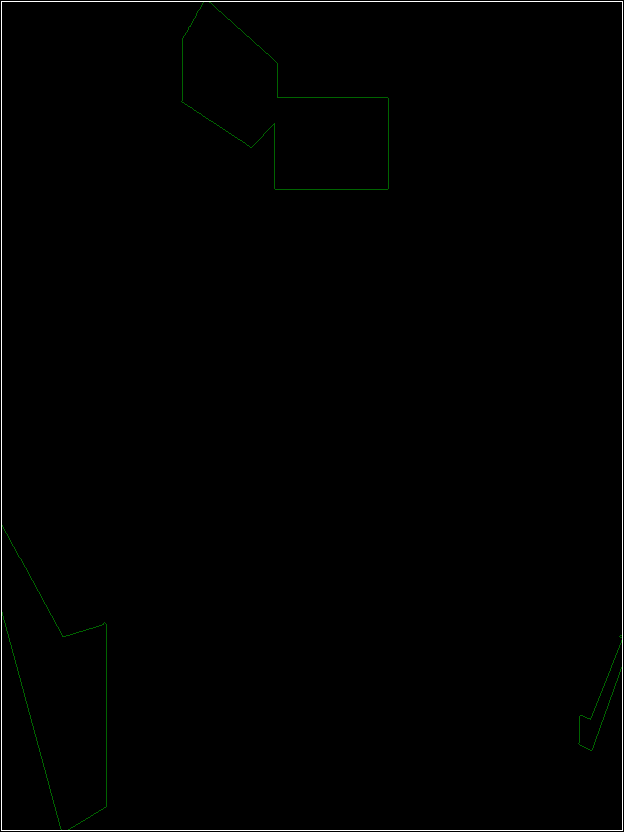
//> input picture findrect/rotatedRect.png, 624 x 832 px
$ ./findrect   (built with g++ and OpenCV 4)
//> lines starting //> are read from the running program, lines starting //| are printed output that depends on the picture; after the words box and inside, x2 and y2 are one past the last pixel; in counts of white or black regions, pixels touching at a corner belong together
#include <stdio.h>
#include <iostream>
#include "opencv2/core.hpp"
#include "opencv2/features2d/features2d.hpp"
#include "opencv2/highgui/highgui.hpp"
#include "opencv2/calib3d/calib3d.hpp"
#include "opencv2/nonfree/nonfree.hpp"

using namespace cv;


int main()
{
    cv::Mat input = cv::imread("../inputData/RotatedRect.png");
//> input is the input picture: 832 rows x 624 cols, CV_8UC3; mean B, G, R 1.4, 1.7, 1.4

    // convert to grayscale (you could load as grayscale instead)
    cv::Mat gray;
    cv::cvtColor(input,gray, CV_BGR2GRAY);

    // compute mask (you could use a simple threshold if the image is always as good as the one you provided)
    cv::Mat mask;
    cv::threshold(gray, mask, 0, 255, CV_THRESH_BINARY_INV | CV_THRESH_OTSU);
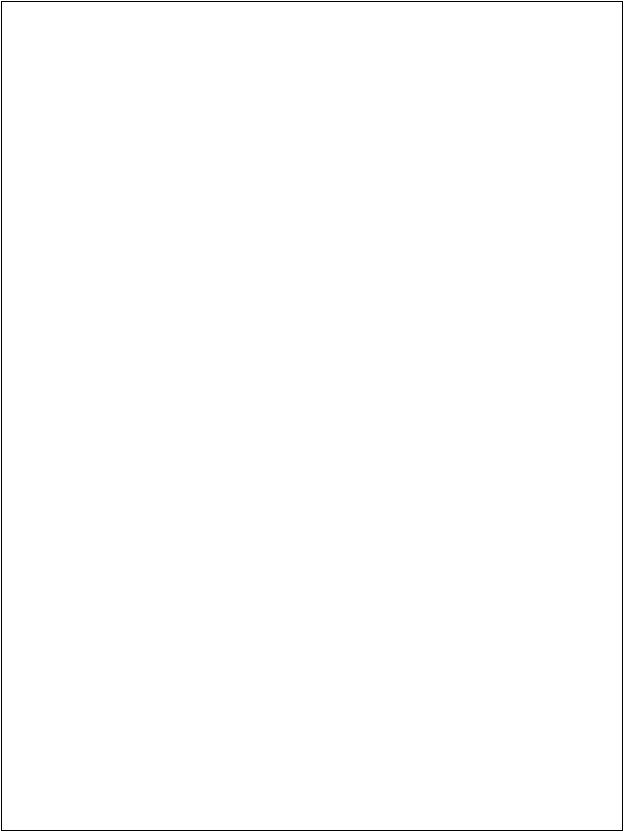
//> mask: 832 rows x 624 cols, CV_8UC1; 99.4% white; black in thin lines or dots

    // find contours (if always so easy to segment as your image, you could just add the black/rect pixels to a vector)
    std::vector<std::vector<cv::Point>> contours;
    std::vector<cv::Vec4i> hierarchy;
    cv::findContours(mask,contours, CV_RETR_EXTERNAL, CV_CHAIN_APPROX_SIMPLE);
//> contours = 1 contour; box (x1, y1, x2, y2) and area: (0, 0, 624, 832) 517713

    /// Draw contours and find biggest contour (if there are other contours in the image, we assume the biggest one is the desired rect)
    // drawing here is only for demonstration!
    int biggestContourIdx = -1;
    float biggestContourArea = 0;
    cv::Mat drawing = cv::Mat::zeros( mask.size(), CV_8UC3 );
    for( int i = 0; i< contours.size(); i++ )
    {
        cv::Scalar color = cv::Scalar(0, 100, 0);
        drawContours( drawing, contours, i, color, 1, 8, hierarchy, 0, cv::Point() );

        float ctArea= cv::contourArea(contours[i]);
        if(ctArea > biggestContourArea)
        {
            biggestContourArea = ctArea;
            biggestContourIdx = i;
        }
    }
//> this loop made 1 pass
//> (ctArea, biggestContourArea) on pass 1: (517713, 517713)
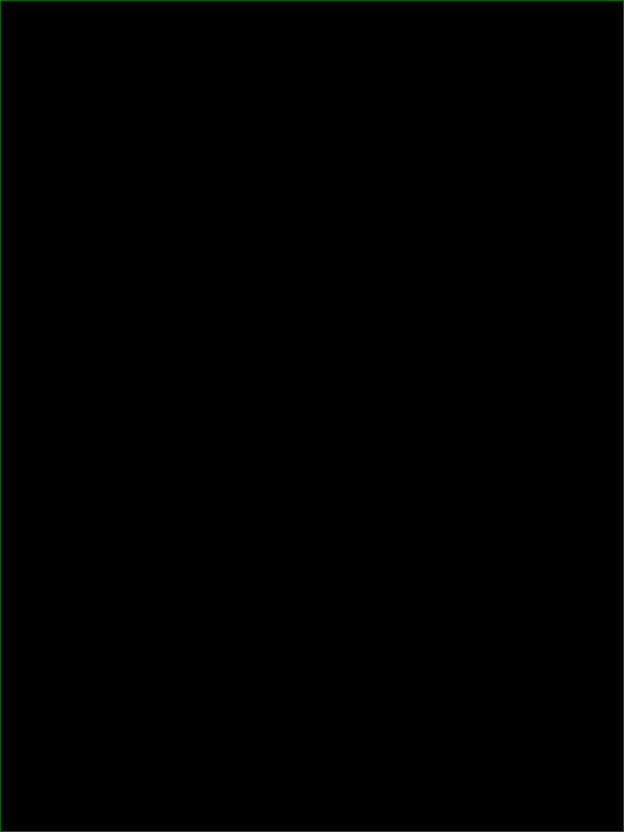
//> drawing: 832 rows x 624 cols, CV_8UC3; mean B, G, R 0, 0.6, 0
//> after the loop, biggestContourArea = 517713; biggestContourIdx = 0

    // if no contour found
    if(biggestContourIdx < 0)
    {
        std::cout << "no contour found" << std::endl;
        return 1;
    }

    // compute the rotated bounding rect of the biggest contour! (this is the part that does what you want/need)
    cv::RotatedRect boundingBox = cv::minAreaRect(contours[biggestContourIdx]);
//> boundingBox = centre (311.5, 415.5), size (831, 623), angle -90
    // one thing to remark: this will compute the OUTER boundary box, so maybe you have to erode/dilate if you want something between the ragged lines


    // draw the rotated rect
    cv::Point2f corners[4];
    boundingBox.points(corners);
//> corners = 4 Points (x, y): [623, 831], [0, 831], [0, 0], [623, 0]
    cv::line(drawing, corners[0], corners[1], cv::Scalar(255,255,255));
    cv::line(drawing, corners[1], corners[2], cv::Scalar(255,255,255));
    cv::line(drawing, corners[2], corners[3], cv::Scalar(255,255,255));
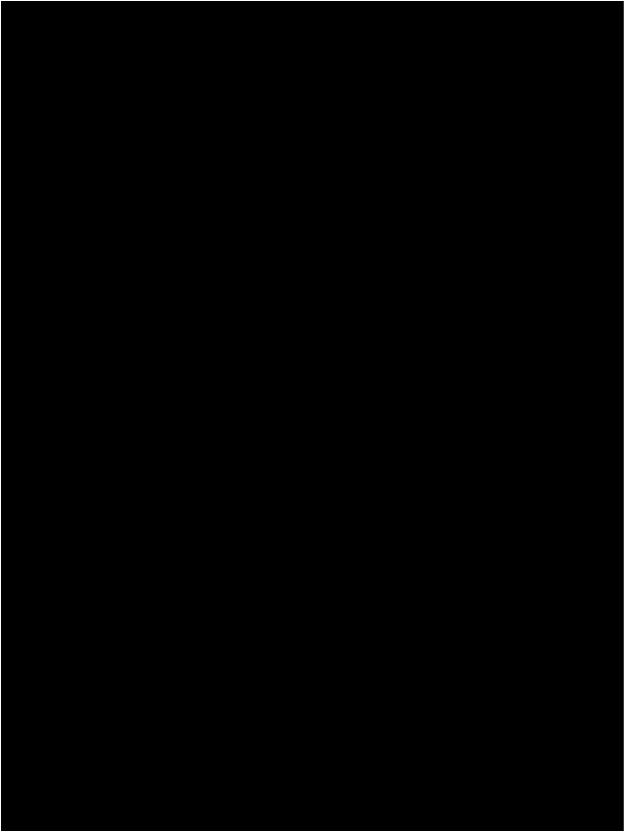
//> drawing: 832 rows x 624 cols, CV_8UC3; mean B, G, R 1, 1.2, 1
    cv::line(drawing, corners[3], corners[0], cv::Scalar(255,255,255));
//> drawing: 832 rows x 624 cols, CV_8UC3; 0.56% white in thin lines or dots

    // display
    cv::imshow("input", input);
    cv::imshow("drawing", drawing);
    cv::waitKey(0);

    cv::imwrite("rotatedRect.png",drawing);

    return 0;
}

$ run again, with findrect/rectanglereference.png copied over findrect/rotatedRect.png
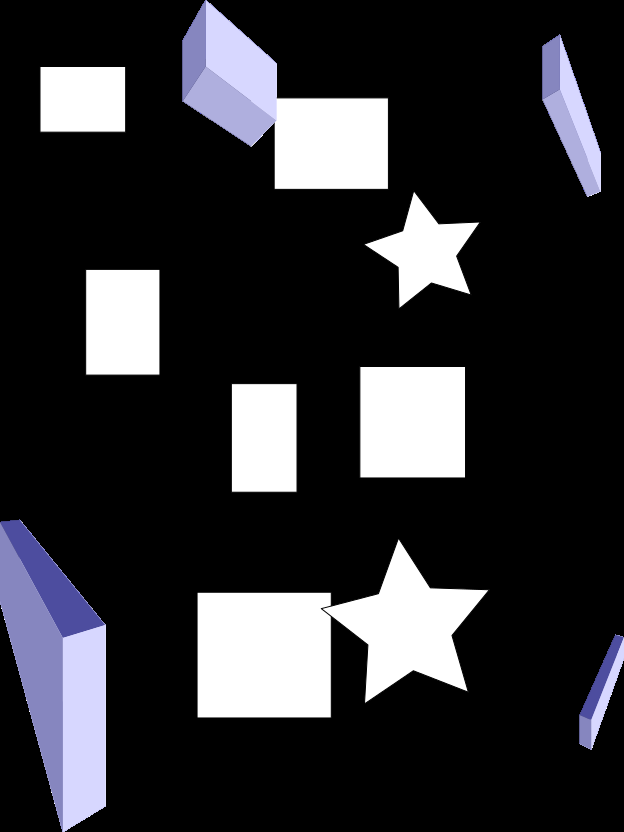
//> input picture findrect/rectanglereference.png, 624 x 832 px
//> input is the input picture: 832 rows x 624 cols, CV_8UC3; mean B, G, R 52.6, 48.9, 48.9
//> `cv::threshold(gray, mask, 0, 255, CV_THRESH_BINARY_INV | CV_THRESH_OTS..`:
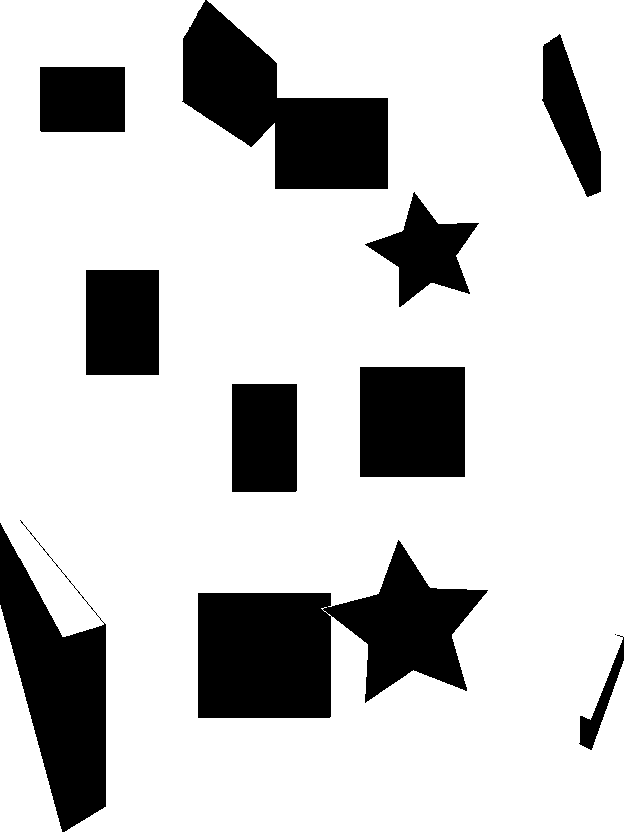
//> mask: 832 rows x 624 cols, CV_8UC1; 79.2% white; 11 black regions (1 under 20 px)
//> contours = 2 contours; box (x1, y1, x2, y2) and area: (0, 0, 624, 832) 472510, (0, 605, 62, 832) 6866
//> the loop `for( int i = 0; i< contours.size(); i++ )` made 2 passes
//> (ctArea, biggestContourArea) on passes 1 to 2: (6866.5, 6866.5), (472510.5, 472510.5)
//> after the loop `for( int i = 0; i< contours.size(); i++ )`:
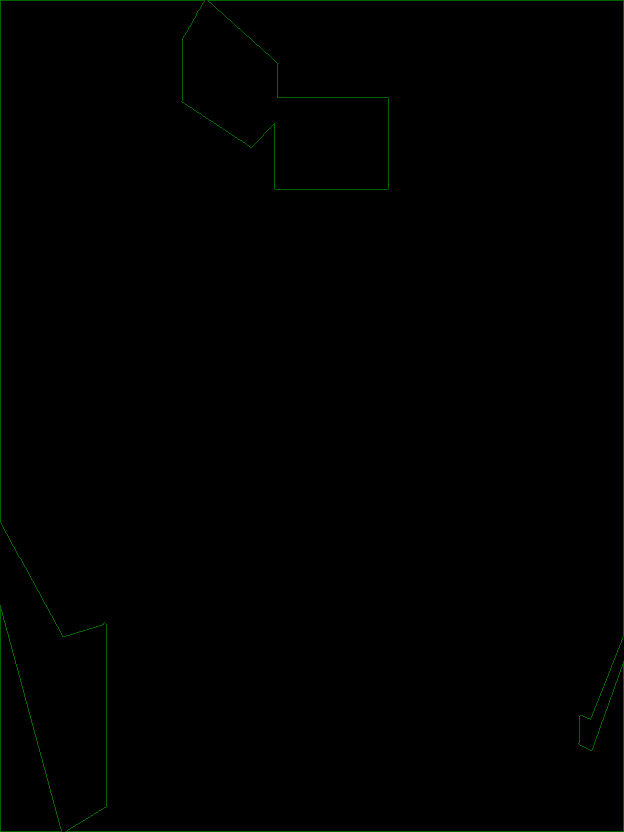
//> drawing: 832 rows x 624 cols, CV_8UC3; mean B, G, R 0, 0.8, 0
//> after the loop `for( int i = 0; i< contours.size(); i++ )`: biggestContourArea = 472510.5; biggestContourIdx = 1
//> boundingBox = centre (311.5, 415.5), size (831, 623), angle -90
//> corners = 4 Points (x, y): [623, 831], [0, 831], [0, 0], [623, 0]
